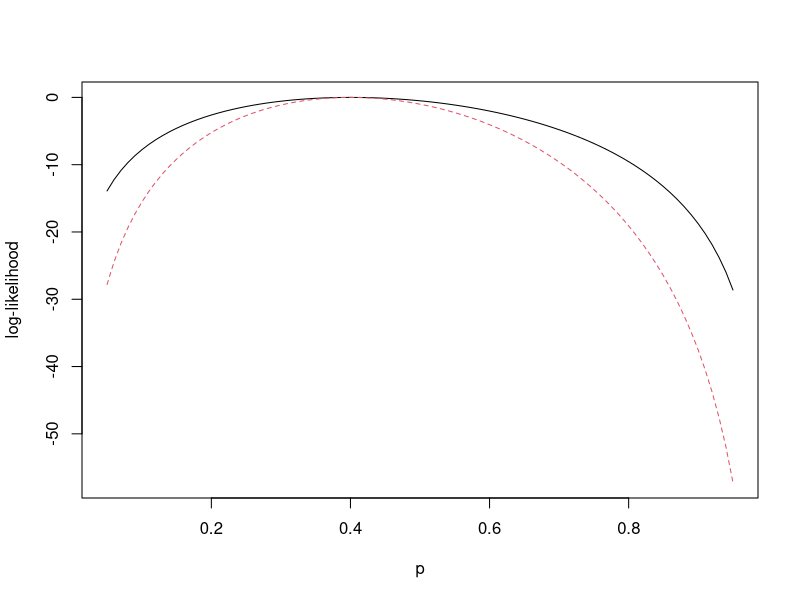

The R script that drew this image:
## ---- chunk 1
loglik <- function(p,y,n) lchoose(n,y) + y*log(p) + (n-y)*log(1-p)

nloglik <- function(p,y,n) loglik(p,y,n) - loglik(y/n,y,n)

pr <- seq(0.05,0.95,by=0.01)
matplot(pr,cbind(nloglik(pr,10,25),nloglik(pr,20,50)),type="l",
        xlab="p",ylab="log-likelihood")

f  <- function(x) -loglik(x,10,25)
mm <- nlm(f,0.5,hessian=T)

mm$estimate

c(1/mm$hessian,0.4*(1-0.4)/25)
